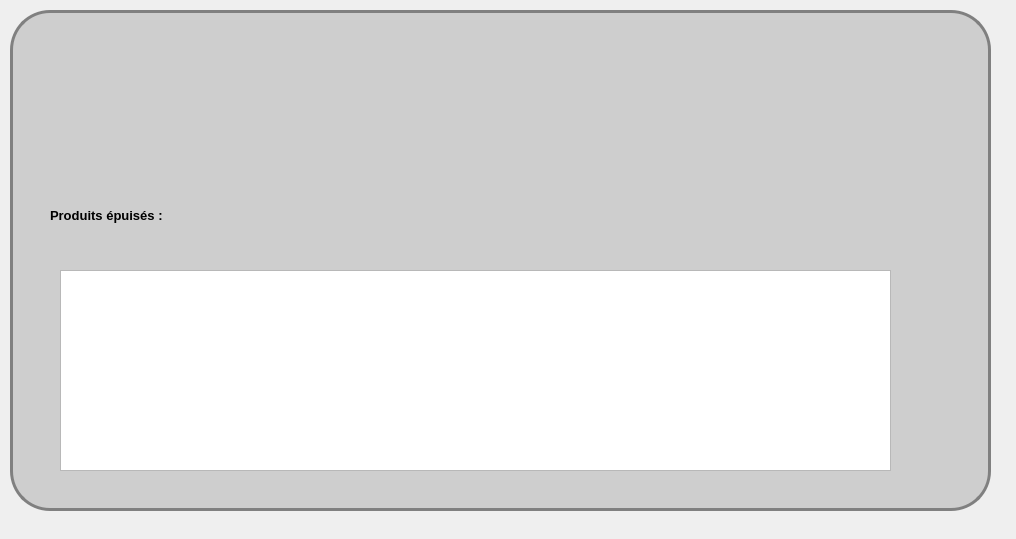
<?xml version="1.0" encoding="UTF-8"?>
<ui version="4.0">
 <class>alerteqt</class>
 <widget class="QDialog" name="alerteqt">
  <property name="geometry">
   <rect>
    <x>0</x>
    <y>0</y>
    <width>1016</width>
    <height>539</height>
   </rect>
  </property>
  <property name="windowTitle">
   <string>Dialog</string>
  </property>
  <property name="styleSheet">
   <string notr="true">#alerteqt {
background: url(:/img/fdaffiche.jpg);
}


#groupBox {
border: 3px solid gray;
border-radius: 40px;
background: rgb(206, 206, 206);
}

QLineEdit {
padding: 1px;
border-style: solid;
border: 2px solid gray;
border-radius: 8px;
background-color: rgb(143, 143, 143);

}
</string>
  </property>
  <widget class="QGroupBox" name="groupBox">
   <property name="geometry">
    <rect>
     <x>10</x>
     <y>10</y>
     <width>981</width>
     <height>501</height>
    </rect>
   </property>
   <property name="font">
    <font>
     <pointsize>16</pointsize>
     <weight>75</weight>
     <bold>true</bold>
     <underline>true</underline>
    </font>
   </property>
   <property name="title">
    <string/>
   </property>
   <widget class="QLabel" name="label_2">
    <property name="geometry">
     <rect>
      <x>40</x>
      <y>190</y>
      <width>271</width>
      <height>31</height>
     </rect>
    </property>
    <property name="font">
     <font>
      <pointsize>10</pointsize>
      <weight>75</weight>
      <bold>true</bold>
      <underline>false</underline>
     </font>
    </property>
    <property name="text">
     <string>Produits épuisés :</string>
    </property>
   </widget>
   <widget class="QTableView" name="tableView">
    <property name="geometry">
     <rect>
      <x>50</x>
      <y>260</y>
      <width>831</width>
      <height>201</height>
     </rect>
    </property>
   </widget>
   <widget class="QPushButton" name="pushButton">
    <property name="geometry">
     <rect>
      <x>870</x>
      <y>450</y>
      <width>91</width>
      <height>41</height>
     </rect>
    </property>
    <property name="styleSheet">
     <string notr="true">#pushButton{
background-color: transparent;
border-image: url(:/boutonok/FS.png);
background: none;
border: none;
background-repeat: none;
}

#ok:pressed{
background-color: transparent;
background: none;
border: none;
background-repeat: none;
}</string>
    </property>
    <property name="text">
     <string/>
    </property>
   </widget>
   <widget class="QPushButton" name="pushButton_2">
    <property name="geometry">
     <rect>
      <x>0</x>
      <y>-10</y>
      <width>951</width>
      <height>171</height>
     </rect>
    </property>
    <property name="styleSheet">
     <string notr="true">#pushButton_2{
background-color: transparent;
border-image: url(:/boutonok/Sans titre-1.png);
background: none;
border: none;
background-repeat: none;
}

#ok:pressed{
background-color: transparent;
background: none;
border: none;
background-repeat: none;
}</string>
    </property>
    <property name="text">
     <string/>
    </property>
   </widget>
  </widget>
 </widget>
 <resources/>
 <connections>
  <connection>
   <sender>pushButton</sender>
   <signal>clicked()</signal>
   <receiver>alerteqt</receiver>
   <slot>reject()</slot>
   <hints>
    <hint type="sourcelabel">
     <x>936</x>
     <y>484</y>
    </hint>
    <hint type="destinationlabel">
     <x>1042</x>
     <y>356</y>
    </hint>
   </hints>
  </connection>
 </connections>
</ui>
